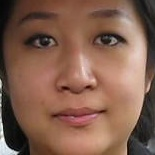
#> input picture SVM_classify/data/test/normal/frame_0000.jpg, 155 x 155 px, found by its file name; its folder holds 4 pictures in this run
$ python evaluate.py
#> lines starting #> are read from the running program, lines starting #| are printed output that depends on the picture
import cv2
import numpy as np
import os
import joblib
from sklearn.metrics import confusion_matrix, precision_score, recall_score, f1_score
import seaborn as sns
import matplotlib.pyplot as plt
import random

test_eye_open_dir = r'E:\SVM_classify\data\test\normal'
test_eye_closed_dir = r'E:\SVM_classify\data\test\sleep'

X_test, y_test = [], []

for filename in os.listdir(test_eye_open_dir):
    img = cv2.imread(os.path.join(test_eye_open_dir, filename), cv2.IMREAD_GRAYSCALE)
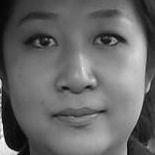
#> img: shape (155, 155); min 0, max 255, mean 103.9
    img = cv2.resize(img, (80, 80))
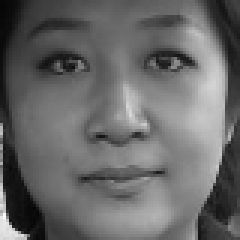
#> img: shape (80, 80) (shown 3 times larger); min 6, max 249, mean 103.8
    img_1d = img.flatten() / 255
#> img_1d = 6400 values, max 0.976 at index 5761, min 0.0235 at index 80, mean 0.407
    X_test.append(img_1d)
    y_test.append(1)
#> pass 2 of the loop `for filename in os.listdir(test_eye_open_dir):`:
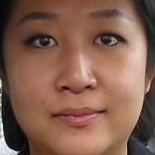
#> input picture SVM_classify/data/test/normal/frame_0001.jpg, 155 x 155 px, found by its file name
#> `img = cv2.imread(os.path.join(test_eye_open_dir, filename), cv2.IMREAD..`:
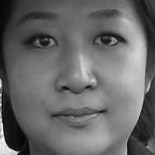
#> img: shape (155, 155); min 0, max 254, mean 103.9
#> `img = cv2.resize(img, (80, 80))`:
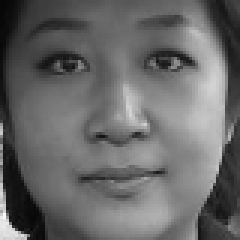
#> img: shape (80, 80) (shown 3 times larger); min 6, max 249, mean 103.9
#> img_1d = 6400 values, max 0.976 at index 5681, min 0.0235 at index 0, mean 0.407
#> pass 3 of the loop `for filename in os.listdir(test_eye_open_dir):`:
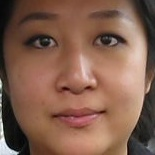
#> input picture SVM_classify/data/test/normal/frame_0002.jpg, 155 x 155 px, found by its file name
#> `img = cv2.imread(os.path.join(test_eye_open_dir, filename), cv2.IMREAD..`:
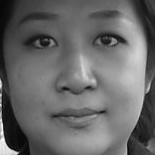
#> img: shape (155, 155); min 0, max 255, mean 103.8
#> `img = cv2.resize(img, (80, 80))`:
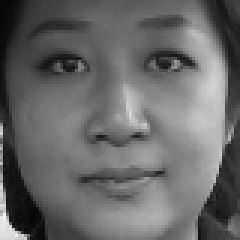
#> img: shape (80, 80) (shown 3 times larger); min 6, max 246, mean 103.7
#> img_1d = 6400 values, max 0.965 at index 5761, min 0.0235 at index 5770, mean 0.407
#> the loop made 4 passes; the first 3 are shown

#> (the run stopped early here; a loop or call above may not have finished)
